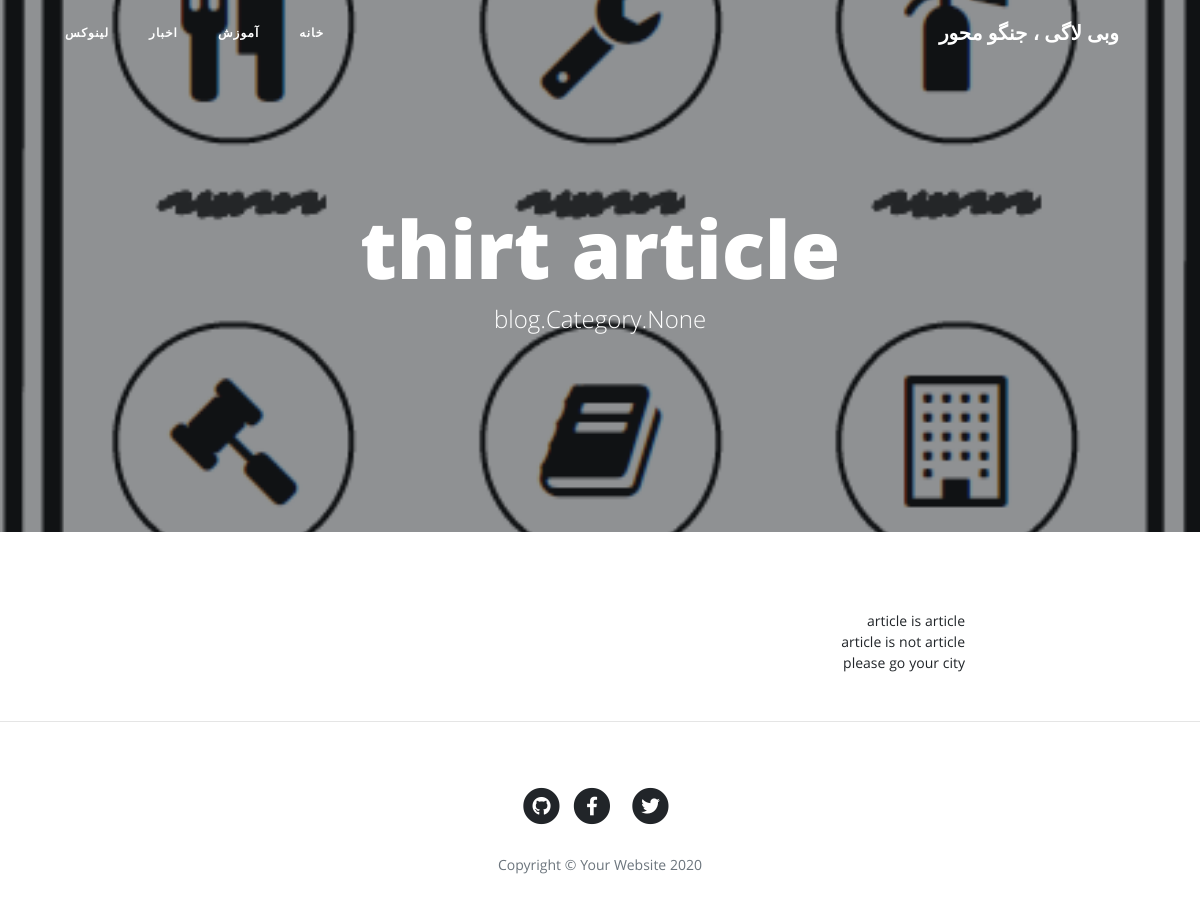
The page /article/thirt-article on the database its author committed.
### blog/models.py (models this page shows, shortened)
class Category(models.Model):
    title = models.CharField(max_length=120, null=False, blank=False, verbose_name="عنوان دسته بندی")
    slug = models.SlugField(max_length=120, unique=True, null=False, blank=False, verbose_name="آدرس دسته بندی")
    status=models.BooleanField(default=True,verbose_name="آیا نمایش داده شود؟")
    position=models.IntegerField(verbose_name="پوزیشن")
    class Meta():
        verbose_name = "دسته بندی"
        verbose_name_plural = "دسته بندی ها"
        ordering =['position']

class article(models.Model):
    STATUS_CHOICES={
        ('d','Draft'),
        ('p','Publish'),
    }
    title=models.CharField(max_length=120,null=False, blank= False,verbose_name="عنوان مقاله")
    slug=models.SlugField(max_length=120,unique=True,null=False, blank= False,verbose_name="آدرس مقاله")
    category=models.ManyToManyField(Category,verbose_name="دسته بندی",related_name='articles_rela')
    description=models.TextField(verbose_name="متن مقاله")
    thumbnail=models.ImageField(upload_to="images",verbose_name="تصویر مقاله")
    publish_time=models.DateTimeField(default=timezone.now,verbose_name="تاریخ انتشار")
    created=models.DateTimeField(auto_now_add=True,verbose_name="")
    updated=models.DateTimeField(auto_now=True,verbose_name="")
    status=models.CharField(max_length=1,choices=STATUS_CHOICES,verbose_name="وضعیت انتشار")
    class Meta():
        verbose_name="مقاله"
        verbose_name_plural="مقالات"
        ordering =['-publish_time']
    def jpublish_time(self):
        return jalali_converter(self.publish_time)
    jpublish_time.short_description="زمان انتشار"
    objects=ArticleManager()

### blog/views.py (the view)
# urls.py: path('article/<slug:slug>', article_detais, name="article_detais_url"),
def article_detais(request,slug):
    context={
        'article': get_object_or_404(article.objects.published_article(), slug=slug), # 'article':get_object_or_404(article,slug=slug,status="p"),
    }
    return render(request,'post.html',context)

### blog/models.py (called while the page is built)
    def published_article(self):
        return self.filter(status='p')

### blog/templatetags/base_tags.py (called while the page is built)
@register.simple_tag
def title():
    return "وبی لاگی ، جنگو محور"

@register.inclusion_tag("partials/category_navbar.html")
def category_navbar():
    return {
        "category":Category.objects.filter(status=True)
    }

### blog/templates/post.html (shortened to what this page needs)
{% extends 'base.html' %}
{% load static %}
{% block main %}
  <header class="masthead" style="background-image: url('{{ article.thumbnail.url }}')">
    <div class="overlay"></div>
    <div class="container">
      <div class="row">
        <div class="col-lg-8 col-md-10 mx-auto">
          <div class="site-heading">
            <h1>{{ article.title }}</h1>
            <span class="subheading">{{ article.category }}</span>
          </div>
        </div>
      </div>
    </div>
  </header>
  <article>
    <div class="container">
      <div class="row">
        <div class="col-lg-8 col-md-10 mx-auto">
         {{ article.description|linebreaks }}
        </div>
      </div>
    </div>
  </article>
{% endblock %}

### blog/templates/partials/category_navbar.html
 <div class="collapse navbar-collapse" id="navbarResponsive">
        <ul class="navbar-nav ml-auto">
          <li class="nav-item">
                    <a class="nav-link" href="{% url 'blog:home' %}">خانه</a>
                </li>
            {% for cat in category %}
                <li class="nav-item">
                    <a class="nav-link" href="{% url "blog:category_list_url" cat.slug%}">{{ cat.title }}</a>
                </li>
            {% endfor %}
        </ul>
</div>

### blog/static/blog/css/rtl.css (style rules this page uses)
body { direction: rtl; text-align: right; font-family: Sahel; font-size: 14px; }
.navbar-nav { margin-left: initial !important; margin-right: auto; }

### rows shown on the page
Category: title "آموزش"
Category: title "اخبار"
Category: title "لینوکس"
article: thumbnail (picture), title "thirt article", category "blog.Category.None", description "article is article article is not article please go your city"
